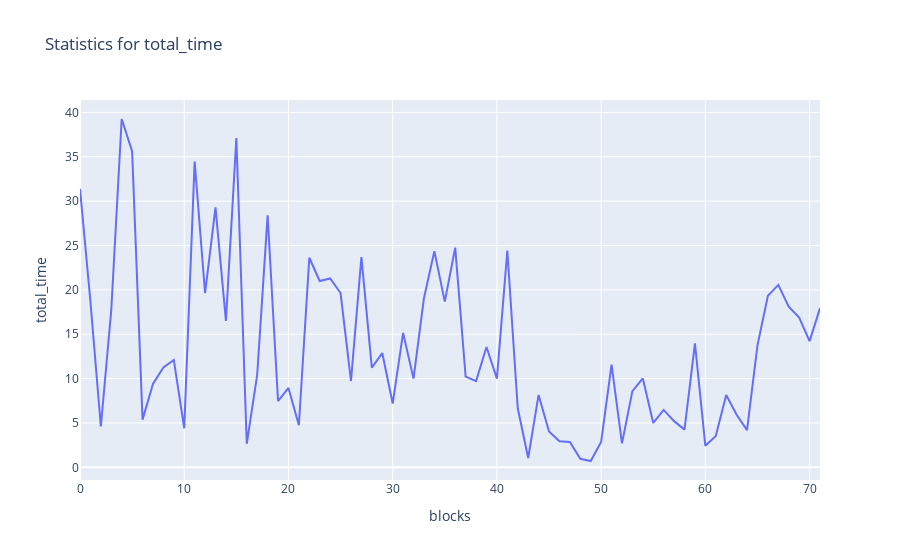

The notebook cell saved with this chart:
### Code cell
plot_data1(median_df[['total_time']], 'total_time')
